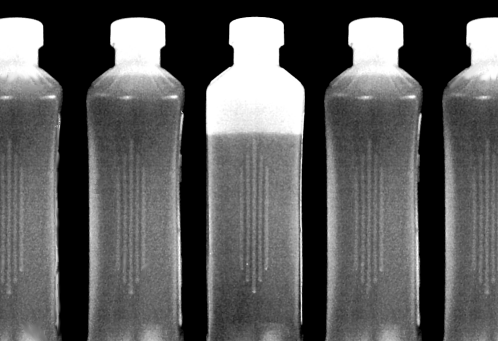
%> input picture assignment4/assignment4/bottles.tif, 498 x 341 px
$ octave Question1.m   (GNU Octave 9; MATLAB toolbox functions it lacks are replaced by stand-ins)
%> lines starting %> are read from the running program, lines starting %| are printed output that depends on the picture; in (x1, y1, x2, y2) boxes, pixels count from 0 and x2, y2 are one past the last pixel; in counts of white or black regions, pixels touching at a corner belong together; the program's own positions count from 1
%% Yash Patel, 201301134 %%

% Find the imperfect bottle. %

% Read the image. %
im = imread('bottles.tif');
%> im is the input picture: size 341x498 uint8; min 0, max 255, mean 90.4

% Convert this image to binary image. %
im_bw = im2bw(im, 0.8);
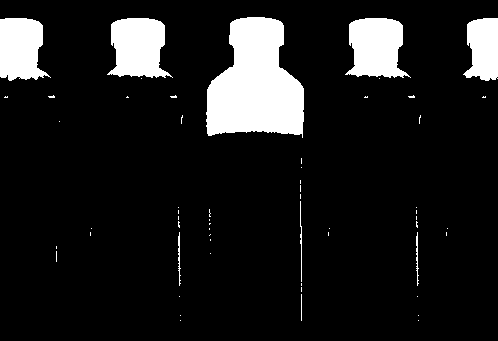
%> im_bw: size 341x498 logical; 11.1% white; 57 white regions (48 under 20 px), largest, box (x1, y1, x2, y2) and area: (206, 17, 304, 138) 8407, (107, 18, 173, 78) 2855, (345, 18, 411, 78) 2855
im_bw_bottles = im2bw(im,0.2);
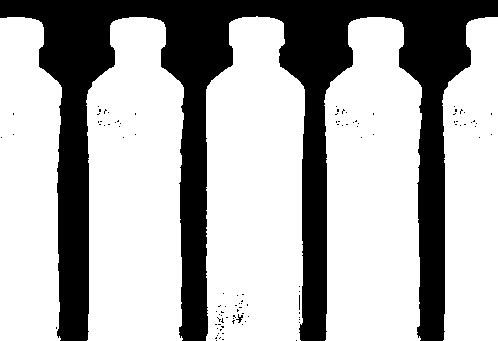
%> im_bw_bottles: size 341x498 logical; 69.1% white; 103 black regions (101 under 20 px), largest, box (x1, y1, x2, y2) and area: (0, 0, 498, 341) 52259, (236, 314, 243, 323) 26


% Iteratively find the connected components. %
for i=1:5
%> this loop made 5 passes; what is shown inside it comes from the first

    % Find the connected components. %
    im_cc = bwconncomp(im_bw);
%> im_cc = 57 connected components
    im_cc_bottles = bwconncomp(im_bw_bottles);
%> im_cc_bottles = 5 connected components

    % Find the largest connected comp. in the image. %
    numPixels = cellfun(@numel,im_cc.PixelIdxList);
%> numPixels = 57 values, max 8407 at index 22, min 1 at index 6, mean 329.9
    [biggest,idx] = max(numPixels);
%> biggest = 8407; idx = 22
    numPixels_bottles = cellfun(@numel,im_cc_bottles.PixelIdxList);
%> numPixels_bottles = [18031 27563 28288 27562 15863]
    [biggest_bottles, idx_bottles] = max(numPixels_bottles);
%> biggest_bottles = 28288; idx_bottles = 3


    % Make image, negation of conncomp. %
    im_cnn = zeros(size(im_bw));
    im_cnn_bottles = zeros(size(im_bw_bottles));

    % Make the conn comp pixels of this as one. %
    im_cnn(im_cc.PixelIdxList{idx}) = 255;
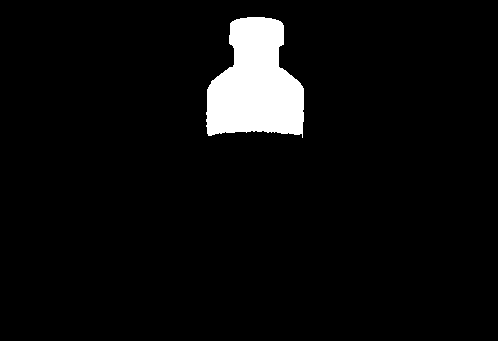
%> im_cnn: size 341x498 double; 5% white; 1 white region, box (x1, y1, x2, y2) and area: (206, 17, 304, 138) 8407
    im_cnn_bottles(im_cc_bottles.PixelIdxList{idx_bottles}) = 255;
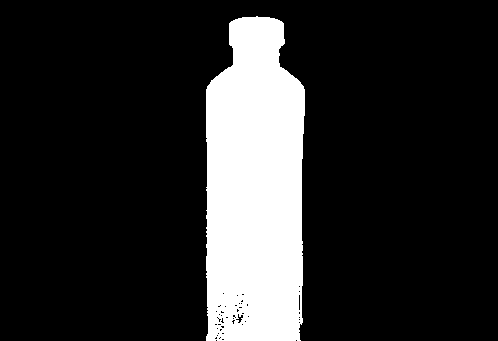
%> im_cnn_bottles: size 341x498 double; 16.7% white; 1 white region, box (x1, y1, x2, y2) and area: (206, 16, 305, 341) 28288

    % Convert this to binary image and show. %
    im_cnn_bw = im2bw(im_cnn, 0.5);
    im_cnn_bw_bottles = im2bw(im_cnn_bottles, 0.5);

    % Find the num of pixels in given conn components. %
    a = find(im_cnn_bw);
%> a = 8407 values from 70359 to 103445
    a_bottle = find(im_cnn_bw_bottles);
%> a_bottle = 28288 values from 70336 to 103780
    size(a_bottle,1);
    figure, imshow(im_cnn_bw_bottles), title('Considering given bottle.')
    if size(a_bottle,1)/size(a,1) < 5
        val = 'Given bottle is not correctly filled.';
        disp(val)
        figure, imshow(im_cnn_bw), title(val)

    else
        val = 'Given bottle is correctly filled.';
        disp(val)
        figure, imshow(im_cnn_bw), title(val)

    end

    % Change the given image by removing the largest cnncomp. %
    im_bw(im_cc.PixelIdxList{idx}) = 0;
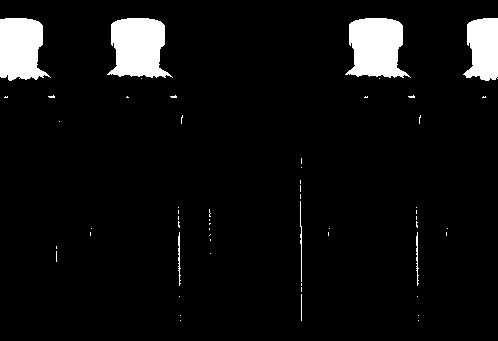
%> im_bw: size 341x498 logical; 6.1% white; 56 white regions (48 under 20 px), largest, box (x1, y1, x2, y2) and area: (107, 18, 173, 78) 2855, (345, 18, 411, 78) 2855, (0, 18, 51, 81) 2456
    im_bw_bottles(im_cc_bottles.PixelIdxList{idx_bottles}) = 0;
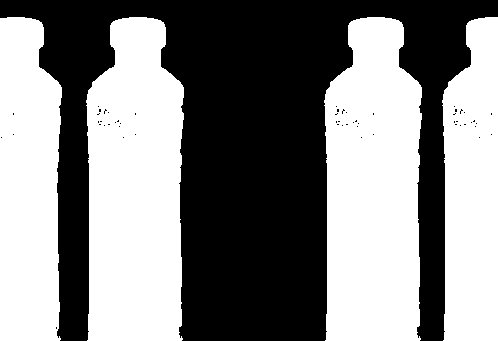
%> im_bw_bottles: size 341x498 logical; 52.4% white; 56 black regions (55 under 20 px), largest, box (x1, y1, x2, y2) and area: (0, 0, 498, 341) 80685

end
